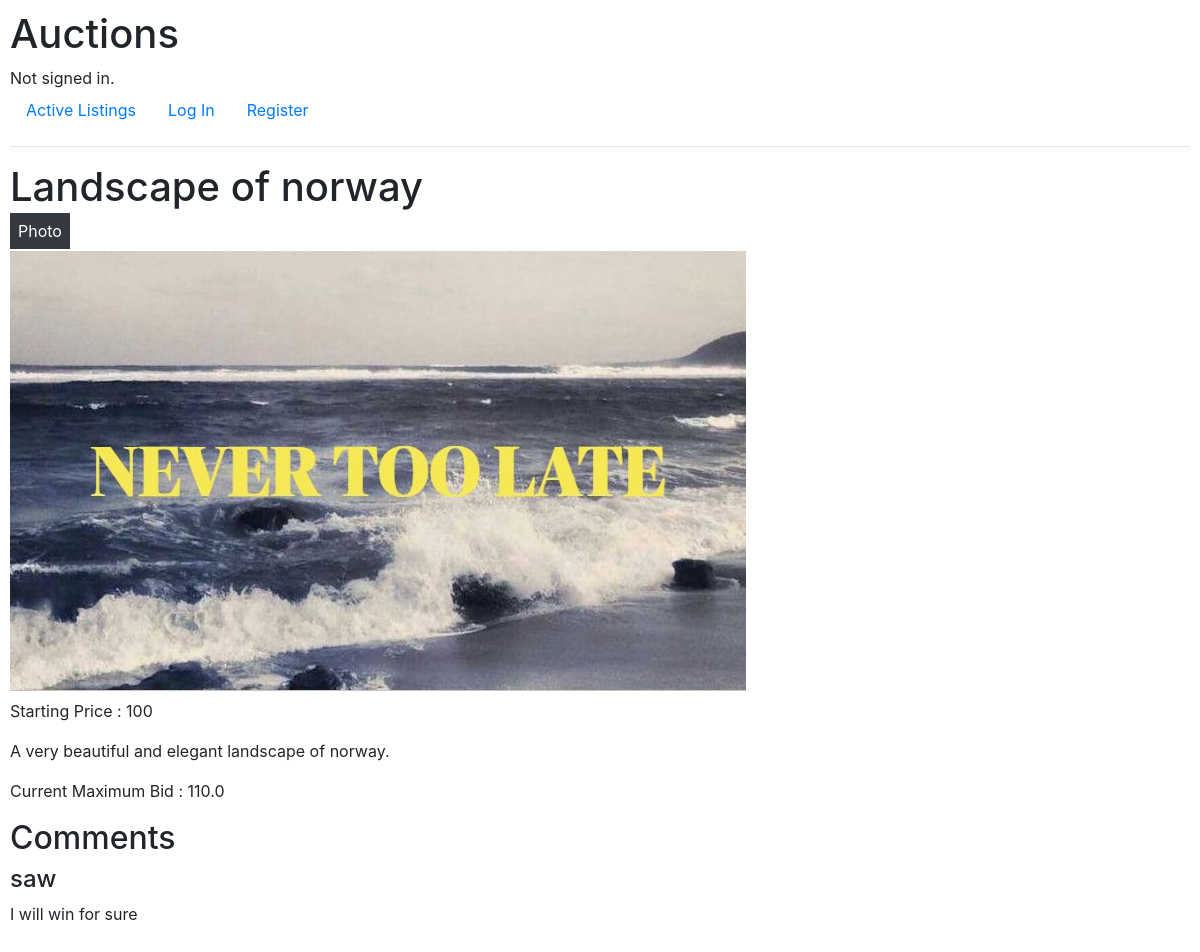
/listing/4, run on the app's committed database.
### auctions/models.py (models this page shows)
class Auctions(models.Model):
    title = models.CharField(max_length=64)
    price = models.IntegerField()
    image = models.ImageField(upload_to='images/', null=True, blank=True)
    description = models.TextField()
    category = models.CharField(max_length=64, null=True, blank=True)
    active = models.BooleanField(default=True)

class Comments(models.Model):
    auction = models.ForeignKey(Auctions, on_delete=models.CASCADE, related_name="comments")
    writer = models.ForeignKey(User, on_delete=models.CASCADE, related_name="comments")
    description = models.TextField()

class User(AbstractUser):
    pass

### auctions/views.py (the view, shortened to what this page needs)
# urls.py: path("listing/<int:id>", views.listing, name="listing"),
def listing(request, id):
    auction = Auctions.objects.get(pk=id)
    maxBid = auction.bids.aggregate(models.Max("bidPrice"))["bidPrice__max"]
    comments = auction.comments.all()
    winner = Winner.objects.filter(auction=auction).first()
    return render(request, "auctions/listing.html", {
            "auction" : auction,
            "maxBid" : maxBid,
            "comments" : comments
        })

### auctions/templates/auctions/listing.html (shortened to what this page needs)
{% extends "auctions/layout.html" %}
{% block body %}
    <div class="d-flex flex-row align-items-center">
        <h1>{{auction.title}}</h1>
    </div>
    {% if auction.category %}
        <p class="d-inline p-2 fs-3 bg-dark text-white">{{auction.category}}</p>
    {% endif %}
    {% if auction.image %}
        <img class="d-block my-2 img-fluid" src={{auction.image.url}} alt="{{auction.title}}" />
    {% endif %}
    <p>Starting Price : {{auction.price}}</p>
    <p>{{auction.description}}</p>
    <p>Current Maximum Bid : {{maxBid}}</p>
    <div class="my-3">
        <h2>Comments</h2>
        {% for comment in comments %}
            <h4>{{comment.writer.username}}</h4>
            <p>{{comment.description}}</p>
        {% empty %}
            <span>No Comment</span>
        {% endfor %}
    </div>
{% endblock %}

### auctions/static/auctions/styles.css (style rules this page uses)
body { padding: 10px; }

### data on the page
Auctions: title "Landscape of norway", category "Photo", image (picture), price "100", description "A very beautiful and elegant landscape of norway."
Comments: writer.username "saw", description "I will win for sure"

### other printed values
{{ maxBid }} "110.0"
